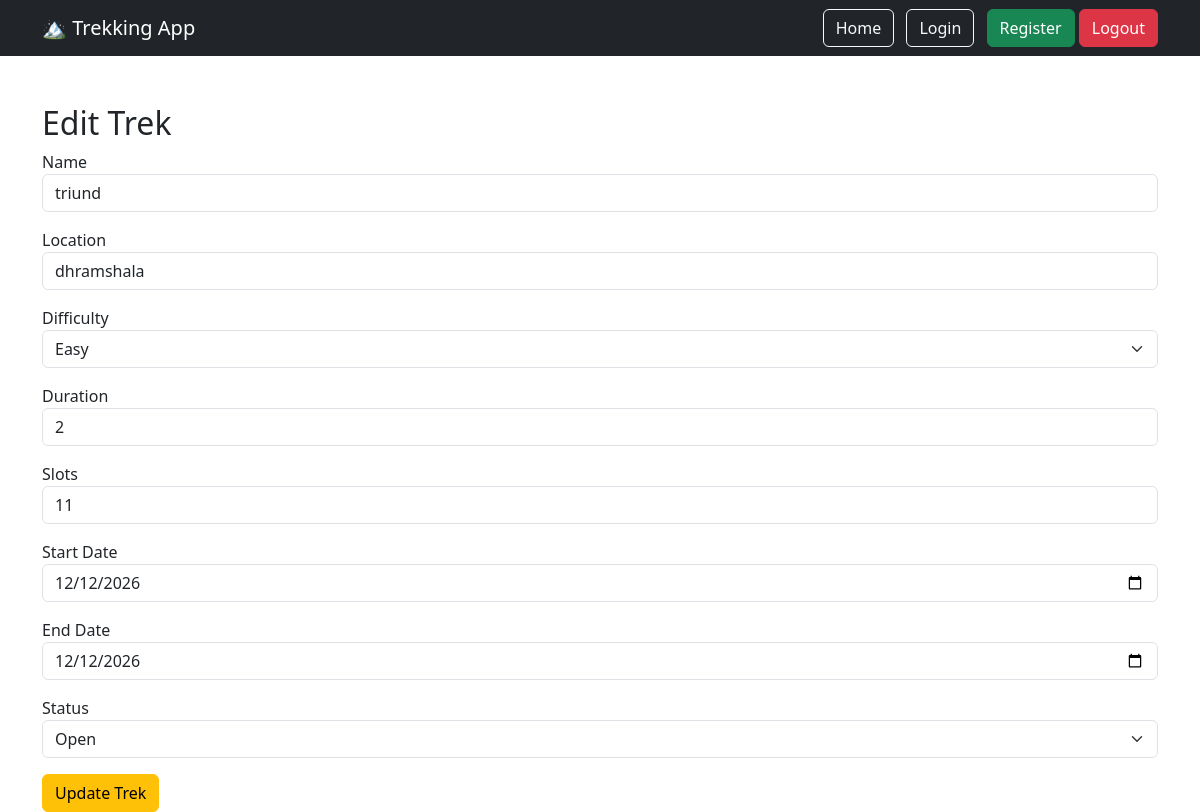
Page /admin/edit/1 on the earlier database version.
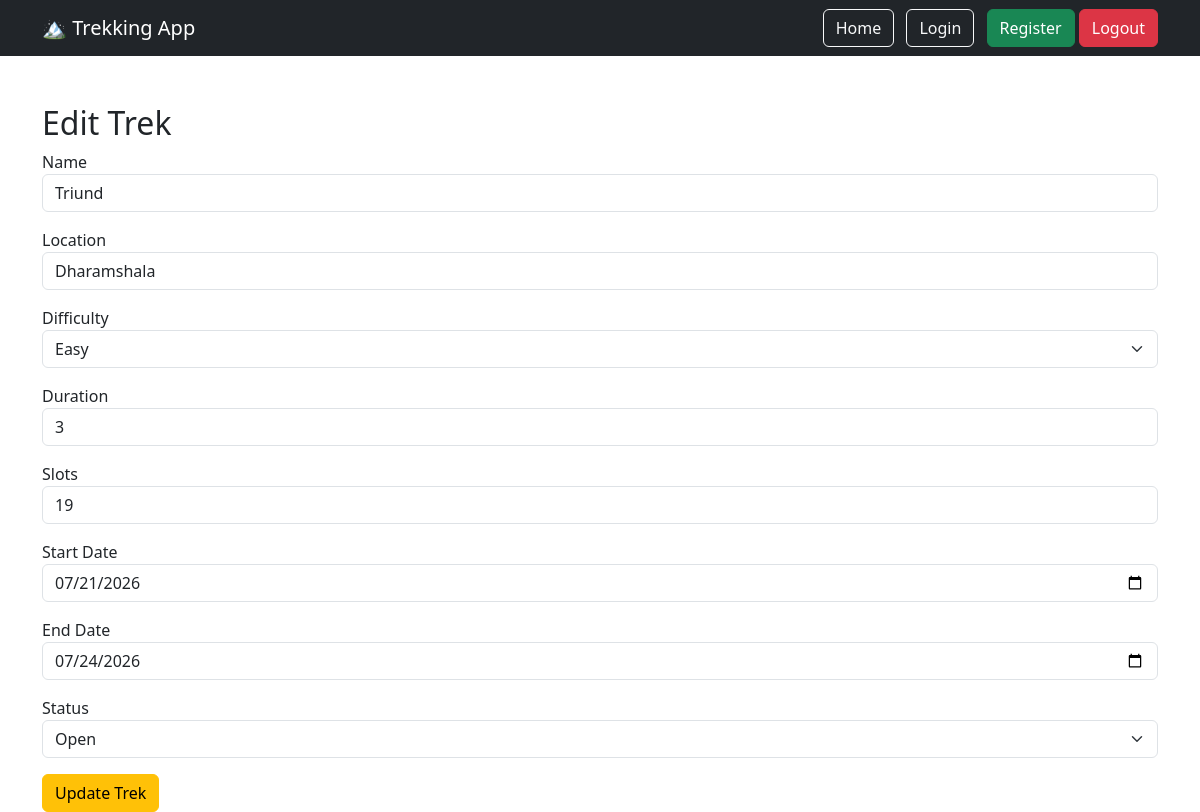
Same page on the later database version.
### models/trek.py (models this page shows)
class Trek(db.Model):
    __tablename__ = "treks"
    id = db.Column( db.Integer, primary_key=True)
    name = db.Column( db.String(100) , nullable=False)
    location = db.Column(db.String(100), nullable=False)
    difficulty = db.Column(db.String(20), nullable=False)
    duration = db.Column( db.Integer , nullable=False)
    slots = db.Column( db.Integer , nullable=False)
    start_date = db.Column( db.Date, nullable=False)
    end_date = db.Column( db.Date , nullable=False)
    status = db.Column( db.String(30), default="Open")
    staff_id = db.Column( db.Integer, db.ForeignKey("users.id"), nullable=True)

### routes/admin.py (the view, shortened to what this page needs)
@admin.route("/admin/edit/<int:id>", methods=["GET", "POST"])
def edit_trek(id):
    trek = Trek.query.get_or_404(id)
    return render_template(
        "admin/edit_trek.html",
        trek=trek
    )

### templates/admin/edit_trek.html (shortened to what this page needs)
{% extends "base.html" %}
{% block content %}
<h2>Edit Trek</h2>
<form method="POST">
    <div class="mb-3">
        <label>Name</label>
        <input type="text" name="name" value="{{ trek.name }}" class="form-control">
    </div>
    <div class="mb-3">
        <label>Location</label>
        <input type="text" name="location" value="{{ trek.location }}" class="form-control">
    </div>
    <div class="mb-3">
        <label>Difficulty</label>
        <select name="difficulty" class="form-select">
            <option value="Easy" {% if trek.difficulty=="Easy" %}selected{% endif %}>
                Easy
            </option>
        </select>
    </div>
    <div class="mb-3">
        <label>Duration</label>
        <input type="number" name="duration" value="{{ trek.duration }}" class="form-control">
    </div>
    <div class="mb-3">
        <label>Slots</label>
        <input type="number" name="slots" value="{{ trek.slots }}" class="form-control">
    </div>
    <div class="mb-3">
        <label>Start Date</label>
        <input type="date" name="start_date" value="{{ trek.start_date }}" class="form-control">
    </div>
    <div class="mb-3">
        <label>End Date</label>
        <input type="date" name="end_date" value="{{ trek.end_date }}" class="form-control">
    </div>
    <div class="mb-3">
        <label>Status</label>
        <select name="status" class="form-select">
            <option {% if trek.status=="Open" %}selected{% endif %}>
                Open
            </option>
        </select>
    </div>
    <button class="btn btn-warning">
        Update Trek
    </button>
</form>
{% endblock %}

Differences in the rows shown:
changed Trek "Easy": name "triund" → "Triund"; location "dhramshala" → "Dharamshala"; duration "2" → "3"; slots "11" → "19"; start_date "12/12/2026" → "07/21/2026"; end_date "12/12/2026" → "07/24/2026"
